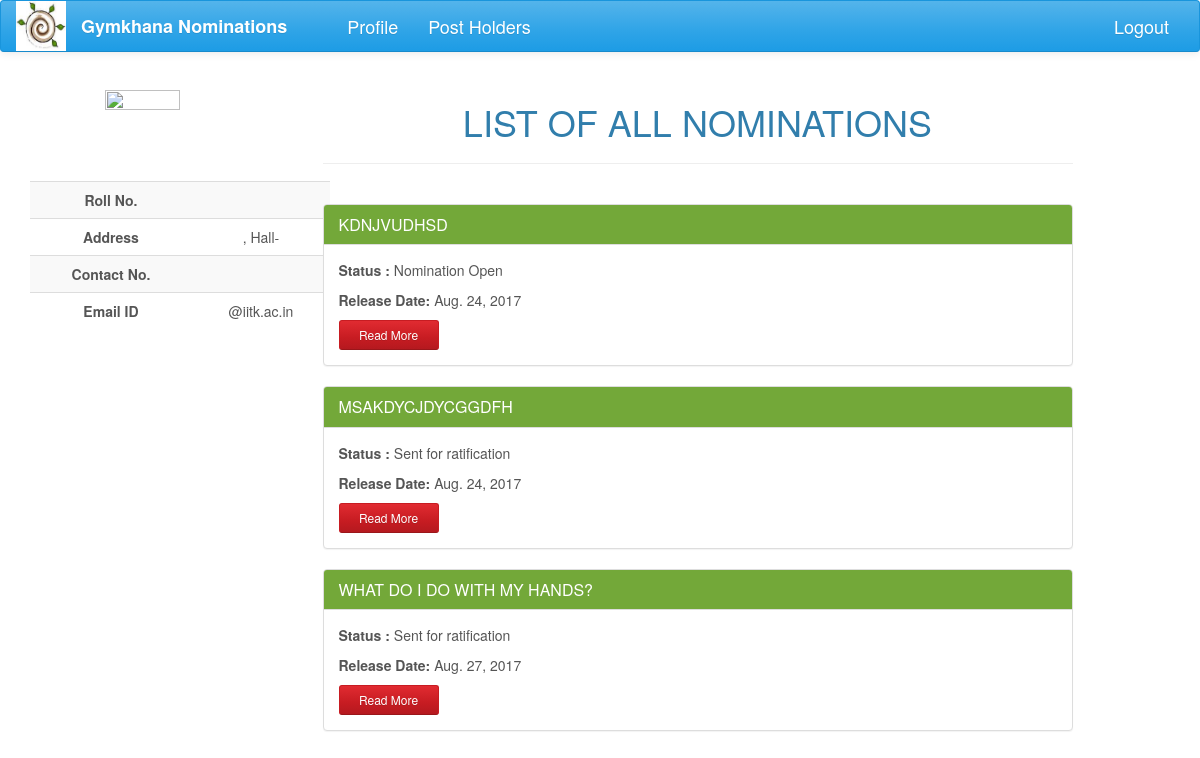
/nominations/all/, run on an earlier commit of the app's database.
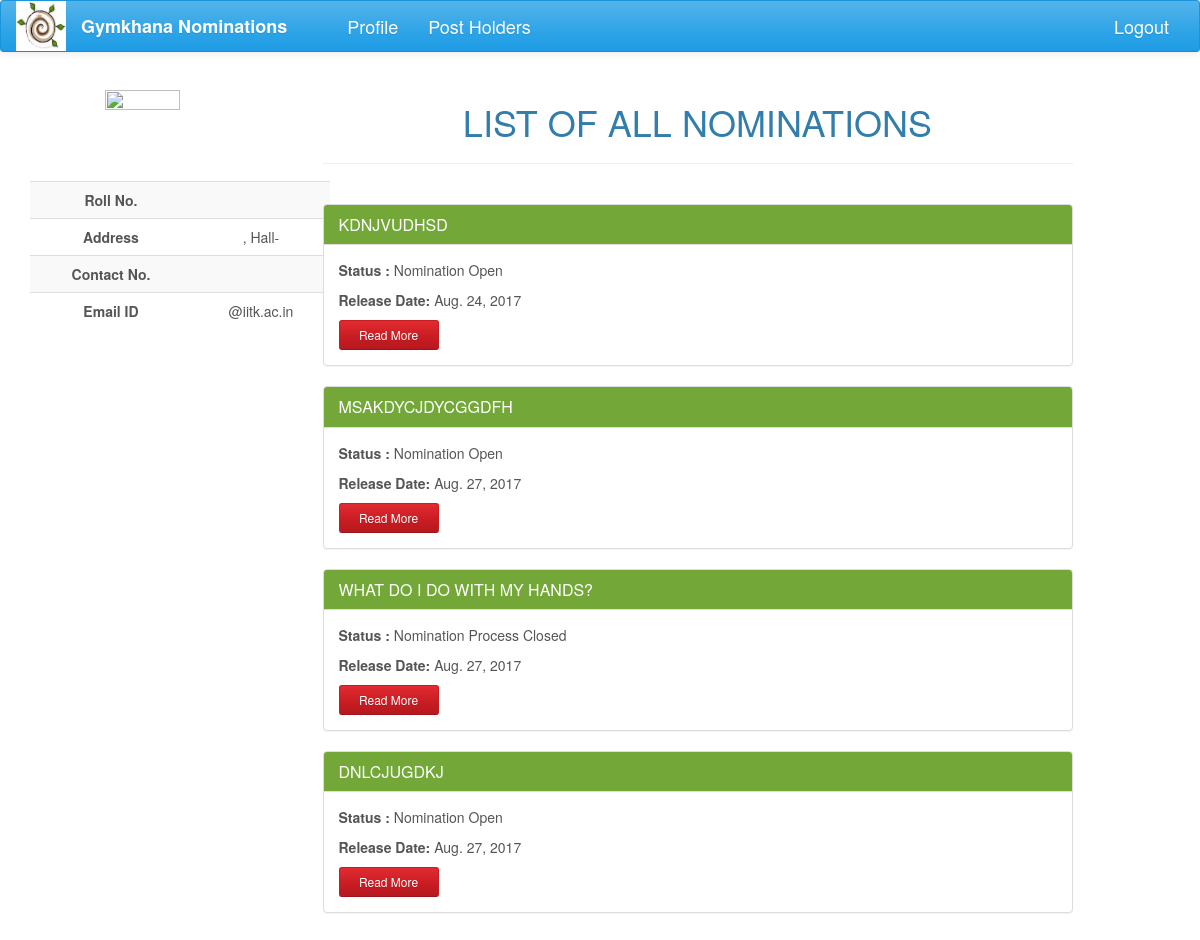
And on a later commit of the database.
### nomi/models.py (models this page shows, shortened)
class Nomination(models.Model):
    name = models.CharField(max_length=200)
    description = models.TextField(max_length=20000, null=True, blank=True)
    brief_desc = models.TextField(max_length=300, null=True, blank=True)
    nomi_post = models.ForeignKey(Post, null=True)
    nomi_form = models.OneToOneField('forms.Questionnaire', null=True, blank=True)
    nomi_session = models.IntegerField(null=True)
    status = models.CharField(max_length=50, choices=STATUS, default='Nomination created')
    result_approvals = models.ManyToManyField(Post, related_name='result_approvals', symmetrical=False, blank=True)
    nomi_approvals = models.ManyToManyField(Post, related_name='nomi_approvals', symmetrical=False, blank=True)
    group_status = models.CharField(max_length=50, choices=GROUP_STATUS, default='normal')
    tags = models.ManyToManyField(Club, related_name='club_nomi', symmetrical=False, blank=True)
    opening_date = models.DateField(null=True, blank=True)
    re_opening_date = models.DateField(null=True, blank=True, editable=True)
    deadline = models.DateField(null=True, blank=True, editable=True)
    interview_panel = models.ManyToManyField(User, related_name='panel', symmetrical=False, blank=True)

### nomi/views.py (the view)
def all_nominations(request):
    all_nomi = Nomination.objects.all().exclude(status='Nomination created')
    return render(request, 'all_nominations.html', context={'all_nomi': all_nomi})

### nomi/global_contexts.py (called while the page is built)
def context(request):
    if request.user.is_authenticated:
        try:
            my_profile = UserProfile.objects.get(user=request.user)
            my_posts = Post.objects.filter(post_holders=request.user)
            interviews = Nomination.objects.filter(interview_panel=request.user)
            length = len(my_posts)
            senate = False
            for post in my_posts:
                if post.perms == 'can ratify the post':
                    senate = True
            return {'my_posts': my_posts, 'my_profile': my_profile, 'senate': senate, 'length': length,
                    'interviews': interviews}
        except ObjectDoesNotExist:
            return {'my_posts': 0, 'my_profile': 0}
    else:
        return {'my_posts': 0, 'my_profile': 0}

### nomi/templates/all_nominations.html
{% extends 'base2.html' %}
{% block content %}
    <br>
    <br>
    <br>
    <div>
        <h1 style="text-align: center">LIST OF ALL NOMINATIONS</h1>
        <hr>
        <br>
    </div>
    {% for nomi in all_nomi %}
        <div  class="panel panel-success">
            <div class="panel-heading">
                <h3 class="panel-title">{{ nomi.name.upper }}</h3>
            </div>
            <div class="panel-body">
                <p>
                    <span style="font-weight: bold">Status :  </span>
                    {% if nomi.status == "Nomination out" %}
                        Nomination Open
                    {% elif nomi.status == "Work done" %}
                     Nomination Process Closed
                    {% else %}
                    {{nomi.status}}
                    {% endif %}
                </p>
                <div><span style="font-weight: bold">Release Date: </span> {{nomi.opening_date}}</div>
                <a href="{% url 'nomi_detail' nomi_pk=nomi.pk %}"
                   class="btn btn-sm read-more-button btn-danger">Read More</a>
            </div>
        </div>
    {% endfor %}
{% endblock %}

What changed in the data, as far as the page shows it:
changed Nomination "MSAKDYCJDYCGGDFH": opening_date "Aug. 24, 2017" → "Aug. 27, 2017"; status "Sent for ratification" → (not shown); now shows "Nomination Open"
changed Nomination "WHAT DO I DO WITH MY HANDS?": status "Sent for ratification" → (not shown); now shows "Nomination Process Closed"
added Nomination: name "DNLCJUGDKJ", status "Nomination Open", opening_date "Aug. 27, 2017"
